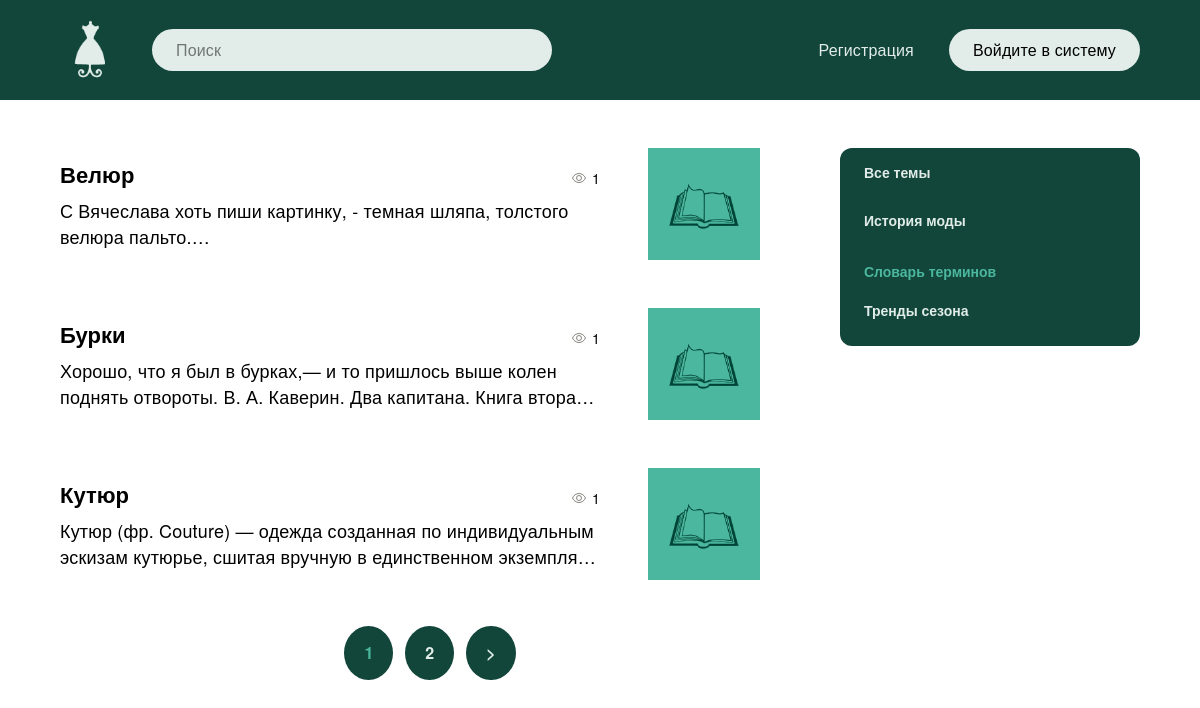
The page /top/slovar-terminov/ on the database its author committed.
### blog/models.py (models this page shows, shortened)
class Blog(models.Model):
    title = models.CharField(max_length=255, verbose_name='Заглавие')
    slug = models.SlugField(max_length=255, unique=True, verbose_name='URL')
    content = models.TextField(blank=True, verbose_name='Контент')
    photo = models.ImageField(upload_to='photos/%Y/%m/%d/', blank=True, verbose_name='Лого темы')
    time_created = models.DateTimeField(auto_now_add=True, verbose_name='Дата публикации')
    time_update = models.DateTimeField(auto_now=True, verbose_name='Дата обновления')
    is_published = models.BooleanField(default=False, verbose_name='Опубликовано')
    topic = models.ForeignKey('Topic', on_delete=models.PROTECT, verbose_name='Тема')
    viewers = models.ManyToManyField(ViewCount, blank=True, verbose_name='Просмотры')
    search_vector = SearchVectorField(blank=True)
    def get_absolute_url(self):
        return reverse('post', kwargs={'post_slug': self.slug})
    class Meta:
        verbose_name = 'Пост'
        verbose_name_plural = 'Посты'
        ordering = ['-time_created']
        indexes = [GinIndex(fields=["search_vector"])]

class Topic(models.Model):
    name = models.CharField(max_length=200, verbose_name='Тема')
    slug = models.SlugField(max_length=200, unique=True, verbose_name='URL')
    def __str__(self):
        return self.name
    def get_absolute_url(self):
        return reverse('top', kwargs={'top_slug': self.slug})
    class Meta:
        verbose_name = 'Тема'
        verbose_name_plural = 'Темы'

### blog/views.py (the view)
# urls.py: path('top/<slug:top_slug>/', BlogTopic.as_view(), name='top'),
class BlogTopic(DataMixin, ListView):
    model = Blog
    template_name = 'blog/index.html'
    context_object_name = 'posts'
    allow_empty = False
    def get_queryset(self):
        return Blog.objects.filter(topic__slug=self.kwargs['top_slug'], is_published=True).select_related('topic')
    def get_context_data(self, *, object_list=None, **kwargs):
        context = super().get_context_data(**kwargs)
        t = Topic.objects.get(slug=self.kwargs['top_slug'])
        t_def = self.get_user_context(title=str(t.name), topic_selected=t.pk)
        return dict(list(context.items()) + list(t_def.items()))

### blog/utils.py (called while the page is built)
    def get_user_context(self, **kwargs):
        context = kwargs
        topics = Topic.objects.annotate(Count('blog'))
        context['topics'] = topics
        if 'topic_selected' not in context:
            context['topic_selected'] = 0
        return context

### blog/templates/blog/index.html (shortened to what this page needs)
{% extends 'blog/base.html' %}
{% load static%}
{% block content %}
			<div class="main__content">
				<div class="articles">
					<ul class="articles__list">
						{% for p in posts %}
						<li>
							<div class="article">
								<div class="article__main">
									<div class="article__left">
										<div class="article__top">
											<a href="{{ p.get_absolute_url }}" class="article__title">
												{{ p.title }}
											</a>
											<div class="views">
												<span class="views__num">{{ p.viewers.count }}</span>
											</div>
										</div>
										<div class="article__text">
											<p>
												{{ p.content|safe }}
											</p>
										</div>
									</div>
									<div class="article__right">
										{% if p.photo %}
										<img
												src="{{ p.photo.url }}"
												width={112}
												height={112}
												alt="{{ p.topic }}"
										/>
										{% endif %}
									</div>
								</div>
							</div>
						</li>
						{% endfor %}
					</ul>
					{% if page_obj.has_other_pages %}
					<div>
						<ul  class="page__list">
							{% for p in paginator.page_range %}
							{% if page_obj.number == p %}
								<li class="page__num page__num__selected">{{ p }}</li>
							{% elif p >= page_obj.number|add:-2 and p <= page_obj.number|add:2 %}
								<li class="page__num">
									<a href="?page={{ p }}">{{ p }}</a>
								</li>
							{% endif %}
							{% endfor %}
							{% if page_obj.has_next %}
							<li class="page__num">
								<a href="?page={{ page_obj.next_page_number }}">&gt</a>
							</li>
							{% endif %}
						</ul>
					</div>
					{% endif %}
				</div>
			</div>
{% endblock %}

### blog/templates/blog/base.html (shortened to what this page needs)
<!doctype html>
{% load static %}
<html lang="ru">
  <head>
    <link rel="stylesheet" href="{% static 'css/style.css' %}">
  </head>
  <body>
    {% include 'blog/navbar.html' %}
    <main class="main">
	<div class="container">
		<div class="main__wrapper">
        {% block content %}
        {% endblock %}
        <div class="sidebar">
          <div class="categories">
                  <ul class="categories__list">
                    {% if topic_selected == 0 %}
                      <li class="selected__item">Все темы</li>
                    {% else %}
                      <li class="categories__item"><a href="{% url 'index' %}">Все темы</a></li>
                    {% endif %}
                    {% for t in topics %}
                        {% if t.blog__count > 0 %}
                            {% if t.pk == topic_selected %}
                                <li class="selected__item">{{ t.name }}</li>
                            {% else %}
                                <li class="categories__item"><a href="{{ t.get_absolute_url }}">{{ t.name }}</a></li>
                            {% endif %}
                      {% endif %}
                    {% endfor%}
                  </ul>
            </div>
            </div>
        </div>
	</div>
</main>
</body>
</html>

### blog/static/css/style.css (style rules this page uses)
*, *::before, *::after { box-sizing: border-box; }
html, body { margin: 0; padding: 0; }
html { font-family: 'Helvetica Neue', 'Arial', sans-serif; font-style: normal; font-weight: 400; font-size: 16px; line-height: 24px; color: black; background-color: #FFFFFF; -webkit-font-smoothing: antialiased; -moz-osx-font-smoothing: grayscale; text-rendering: optimizeLegibility; }
body { width: 100%; height: 100%; background-color: white; }
a { color: black; text-decoration: none; }
img, video { display: block; max-width: 100%; height: auto; }
svg { max-height: 100%; max-width: 100%; }
.container { max-width: 1920px; margin: 0 auto; padding: 0 60px; }
.main__wrapper { position: relative; display: flex; gap: 80px; margin-top: 48px; margin-bottom: 48px; }
.main__content { width: calc(100% - 300px - 80px); }
.sidebar { width: 300px; }
.categories__list { display: grid; grid-template-columns: 1fr; gap: 12px; list-style: none; margin: 0; background-color: #12463A; padding: 12px 0; border-radius: 12px; }
.categories__item { margin-right: 28px; margin-bottom: 12px; }
.selected__item, .categories__item a { font-family: 'Helvetica Neue', 'Arial', sans-serif; font-weight: 700; font-size: 14px; line-height: 20px; padding: 5px 24px; }
.categories__item a { color: #E2EDE9; }
.selected__item { color: #4BB79E; }
.articles__list { display: grid; grid-template-columns: 1fr; gap: 24px; list-style: none; margin: 0; padding: 0; }
.views { display: flex; align-items: center; }
.views__num { font-family: 'Helvetica Neue', 'Arial', sans-serif; font-weight: 400; font-size: 14px; line-height: 20px; letter-spacing: 0.01em; color: #000000; margin-left: 5px; }
.article__main { display: flex; align-items: center; margin-bottom: 24px; }
.article__top { display: grid; grid-template-columns: 1fr auto; gap: 24px; }
.article__left { width: 100%; }
.article__title { font-family: 'Helvetica Neue', 'Arial', sans-serif; font-weight: 700; font-size: 22px; line-height: 30px; color: #000000; display: -webkit-box; -webkit-line-clamp: 2; -webkit-box-orient: vertical; overflow: hidden; margin-bottom: 8px; }
.article__text { font-family: 'Helvetica Neue', 'Arial', sans-serif; font-weight: 400; font-size: 18px; line-height: 26px; letter-spacing: 0.01em; color: #000000; display: -webkit-box; -webkit-line-clamp: 2; -webkit-box-orient: vertical; overflow: hidden; }
.article__text p { margin: 0; }
.article__right { display: flex; align-items: center; justify-content: center; min-width: 112px; min-height: 112px; width: 112px; height: 112px; background: #4BB79E; padding: 16px; margin-left: 48px; }
.article__right img { width: 100%; height: 80px; max-width: 100%; max-height: 80px; }
.page__list { display: flex; justify-content: center; list-style: none; }
.page__list .page__num__selected { color: #4BB79E; }
.page__num { background-color: #12463A; padding: 15px 20px; border-radius: 50%; margin: 6px; font-weight: bold; }
.page__list a { color: #E2EDE9; }

### rows shown on the page
Blog: title "Велюр", viewers.count "1", content "С Вячеслава хоть пиши картинку, - темная шляпа, толстого велюра пальто.", photo (picture)
Blog: title "Бурки", viewers.count "1", content "Хорошо, что я был в бурках,— и то пришлось выше колен поднять отвороты. В. А. Каверин. Два капитана. Книга…", photo (picture)
Blog: title "Кутюр", viewers.count "1", content "Кутюр (фр. Couture) — одежда созданная по индивидуальным эскизам кутюрье, сшитая вручную в единственном…", photo (picture)
Topic: name "История моды"
Topic: name "Словарь терминов"
Topic: name "Тренды сезона"

### other values the page prints
{{ p }} "1"
{{ p }} "2"
